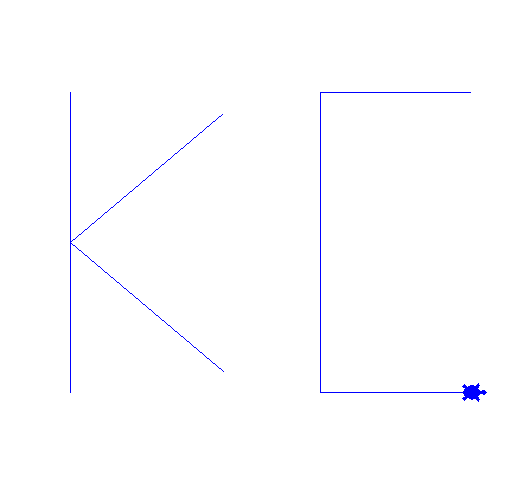

Source code (Python):
import turtle

def draw_k(some_turtle, x, y):
    some_turtle.up()
    some_turtle.goto(x,-y)
    some_turtle.down()
    some_turtle.goto(x,y)
    some_turtle.goto(x,0)
    some_turtle.right(40)
    some_turtle.forward(200)
    some_turtle.goto(x,0)
    some_turtle.left(80)
    some_turtle.forward(200)

def draw_c(some_turtle, x, y):
    some_turtle.forward(150)
    some_turtle.goto(x,y)
    some_turtle.goto(x,-y)
    some_turtle.forward(150)
    

def draw_path():
    windows = turtle.Screen()
    windows.bgcolor('white')
    # Create the turtle line - draw line
    line = turtle.Turtle()
    line.shape('turtle')
    line.color('blue')
    line.speed(0)
    draw_k(line, -125, 150)
    line.up()
    line.goto(125, 150)
    line.down()
    line.right(40)
    draw_c(line,125, 150)

    windows.exitonclick()

draw_path()
